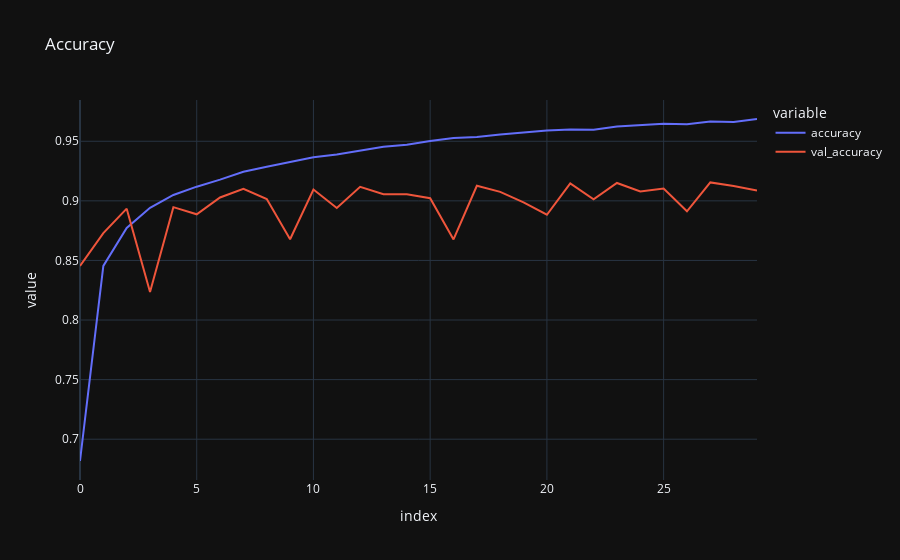

Notebook code cell kept with this figure:
### Code cell
px.line(history.history, y=['accuracy', 'val_accuracy'], title='Accuracy', template='plotly_dark')

### Figure 1 — Plotly figure (JSON) as saved in the notebook; plotly's stock layout.template omitted (floating-point values rounded to 4 significant figures)
{"data": [{"hovertemplate": "variable=accuracy<br>index=%{x}<br>value=%{y}<extra></extra>", "legendgroup": "accuracy", "line": {"color": "#636efa", "dash": "solid"}, "marker": {"symbol": "circle"}, "mode": "lines", "name": "accuracy", "orientation": "v", "showlegend": true, "type": "scatter", "x": [0, 1, 2, 3, 4, 5, 6, 7, 8, 9, 10, 11, 12, 13, 14, 15, 16, 17, 18, 19, 20, 21, 22, 23, 24, 25, 26, 27, 28, 29], "xaxis": "x", "y": [0.6817, 0.8455, 0.8772, 0.8942, 0.9049, 0.9119, 0.9178, 0.9244, 0.9286, 0.9326, 0.9366, 0.9388, 0.9424, 0.9455, 0.9471, 0.9503, 0.9528, 0.9536, 0.9557, 0.9576, 0.9589, 0.9599, 0.9596, 0.9624, 0.9635, 0.9647, 0.9643, 0.9666, 0.9662, 0.9687], "yaxis": "y"}, {"hovertemplate": "variable=val_accuracy<br>index=%{x}<br>value=%{y}<extra></extra>", "legendgroup": "val_accuracy", "line": {"color": "#EF553B", "dash": "solid"}, "marker": {"symbol": "circle"}, "mode": "lines", "name": "val_accuracy", "orientation": "v", "showlegend": true, "type": "scatter", "x": [0, 1, 2, 3, 4, 5, 6, 7, 8, 9, 10, 11, 12, 13, 14, 15, 16, 17, 18, 19, 20, 21, 22, 23, 24, 25, 26, 27, 28, 29], "xaxis": "x", "y": [0.8454, 0.8729, 0.8934, 0.8235, 0.8947, 0.8887, 0.9028, 0.9102, 0.9015, 0.8678, 0.9095, 0.894, 0.9117, 0.9055, 0.9055, 0.9022, 0.8676, 0.9126, 0.9075, 0.8988, 0.8883, 0.9147, 0.9014, 0.915, 0.9078, 0.9104, 0.8913, 0.9155, 0.9125, 0.9086], "yaxis": "y"}], "layout": {"legend": {"title": {"text": "variable"}, "tracegroupgap": 0}, "title": {"text": "Accuracy"}, "xaxis": {"anchor": "y", "domain": [0, 1], "title": {"text": "index"}}, "yaxis": {"anchor": "x", "domain": [0, 1], "title": {"text": "value"}}}}
